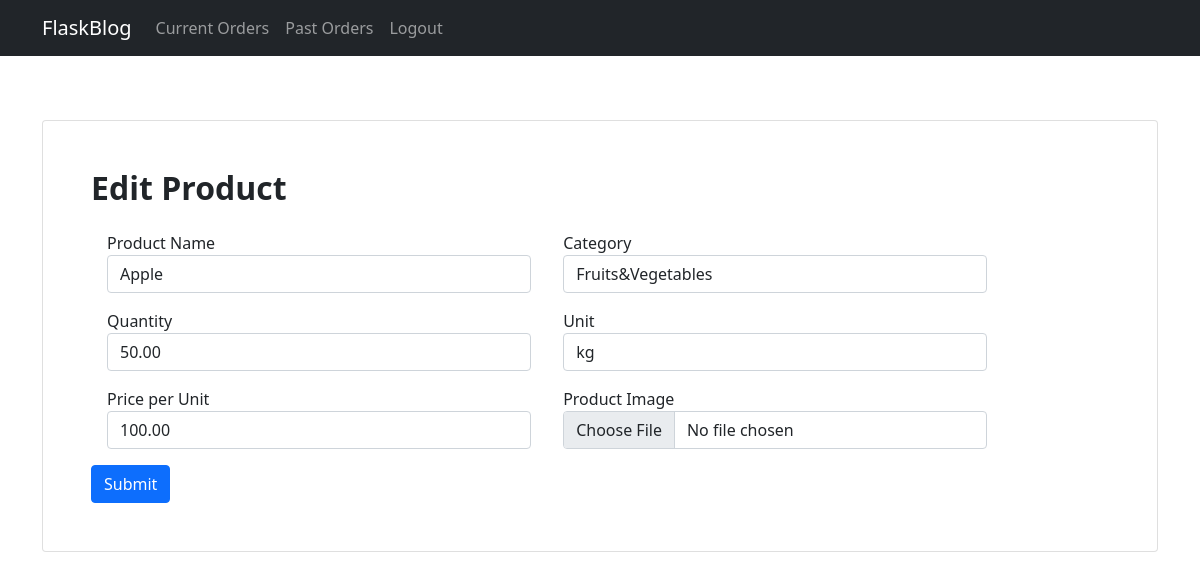
Before: /product/1/edit (signed in) with the older database file.
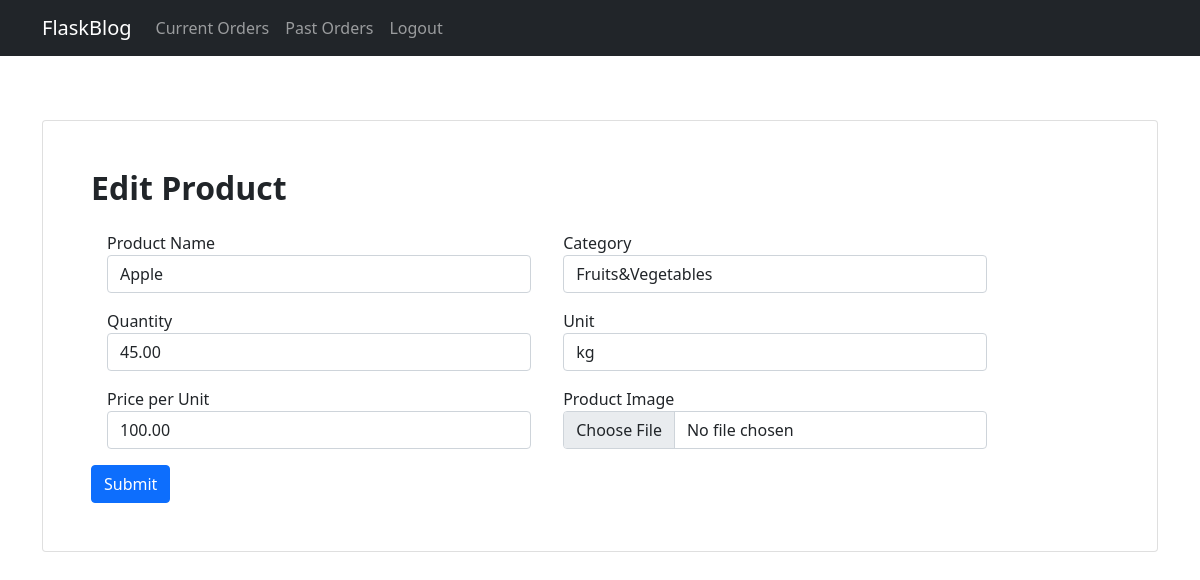
After: the same page with the newer database file.
### application/models.py (models this page shows)
class Products(db.Model):
    __tablename__ = 'products'
    id = db.Column(db.Integer, primary_key=True, autoincrement=True)
    name = db.Column(db.String(255), nullable=False)
    vendor = db.Column(db.Integer, db.ForeignKey('vendors.id'), nullable=False)
    image = db.Column(db.String(255), nullable=False)
    category = db.Column(db.String(255), nullable=False)
    price = db.Column(db.Numeric(10,2), nullable=False)
    qty = db.Column(db.Numeric(10,2), nullable=False)
    unit = db.Column(db.String(255), nullable=False)

### application/controllers.py (the view)
@app.route('/product/<int:id>/edit',methods=['GET','POST'])
@vendor_login_required
def edit_product(id):
    product = Products.query.filter_by(id=id).first()
    if request.method == 'POST':
        product.name = request.form['product_name']
        product.category = request.form['category']
        product.qty = request.form['qty']
        unit = request.form['unit']
        if unit == "None":
            product.unit = ' '
        else:
            product.unit = unit
        product.price = request.form['price']
        product.vendor = session['id']
        image = request.files.get('image')
        if image.filename:
            path = os.path.join(app.config['UPLOAD_FOLDER'], product.image)
            os.remove(path)
            image.save(path)
        db.session.commit()
        flash('Product Edited','success')
        return redirect(url_for('vendor_home'))
    else:
        return render_template('edit_product.html',product=product)

### application/controllers.py (called while the page is built)
def vendor_login_required(f):
    @wraps(f)
    def wrap(*args, **kwargs):
        if 'type' in session and session['type'] == 'Vendor' and 'status' in session:
            return f(*args, **kwargs)
        else:
            flash('Unauthorized Access','danger')
            return redirect(url_for('login'))
    return wrap

### templates/edit_product.html (shortened to what this page needs)
{% extends 'base_vendor.html' %}
{% block content %}
<div class="container py-5">
    <div class="card">
        <div class="card-body p-5">
            <h2 class="fw-bold mb-4">Edit Product</h2>
            <form method='POST' enctype="multipart/form-data">
                <div class="d-flex flex-row align-items-center flex-wrap">
                    <div class="col-md-5 mb-3 mx-3">
                        <label>Product Name</label>
                        <input type="text" class="form-control" placeholder="Product Name" name="product_name" value={{product.name}} required>
                    </div>
                    <div class="col-md-5 mb-3 mx-3">
                        <label>Category</label>
                        <select class="custom-select form-control" name="category" required>
                            {% if product.category == "Fruits&Vegetables"%}
                            <option value="Fruits&Vegetables" selected>Fruits&Vegetables</option>
                            {% elif product.category == "Diary Items"%}
                            <option value="Other">Other</option>
                            <option value="Fruits&Vegetables">Fruits&Vegetables</option>
                            <option value="Diary Items" selected>Diary Items</option>
                            {% else%}
                            <option value="Other" selected>Other</option>
                            <option value="Fruits&Vegetables">Fruits&Vegetables</option>
                            <option value="Diary Items">Diary Items</option>
                            {%endif%}
                        </select>
                    </div>
                </div>
                <div class="d-flex flex-row align-items-center flex-wrap">
                    <div class="col-md-5 mb-3 mx-3">
                        <label>Quantity</label>
                        <input type="number" step=0.01 min=0 class="form-control" placeholder="Quantity" name="qty" value={{product.qty}}  required>
                    </div>
                    <div class="col-md-5 mb-3 mx-3">
                        <label>Unit</label>
                        <select class="custom-select form-control" name="unit"required>
                            {%if product.unit=="kg"%}
                            <option value="kg" selected>kg</option>
                            {%elif product.unit=="g"%}
                            <option value="None">None</option>
                            <option value="kg">kg</option>
                            <option value="g" selected>g</option>
                            <option value="L">L</option>
                            {%elif product.unit=="L"%}
                            <option value="None">None</option>
                            <option value="kg">kg</option>
                            <option value="g">g</option>
                            <option value="L" selected>L</option>
                            {%else%}
                            <option value="None"selected>None</option>
                            <option value="kg">kg</option>
                            <option value="g">g</option>
                            <option value="L">L</option>
                            {%endif%}
                        </select>
                    </div>
                </div>
                <div class="d-flex flex-row align-items-center flex-wrap">
                    <div class="col-md-5 mb-3 mx-3">
                        <label>Price per Unit</label>
                        <input type="number" step=0.01 min=0 class="form-control" placeholder="Price" name="price" value={{product.price}}  required/>
                    </div>
                    <div class="col-md-5 mb-3 mx-3">
                        <label>Product Image</label>
                        <input type="file" class="form-control" placeholder="Product Image" name="image" accept="image/*"/>
                    </div>
                </div>
                <input class="btn btn-primary" type="submit"></input>
            </form>
        </div>
    </div>
</div>
{% endblock %}

Changed rows visible on the page:
changed Products "Apple": qty "50.00" → "45.00"
